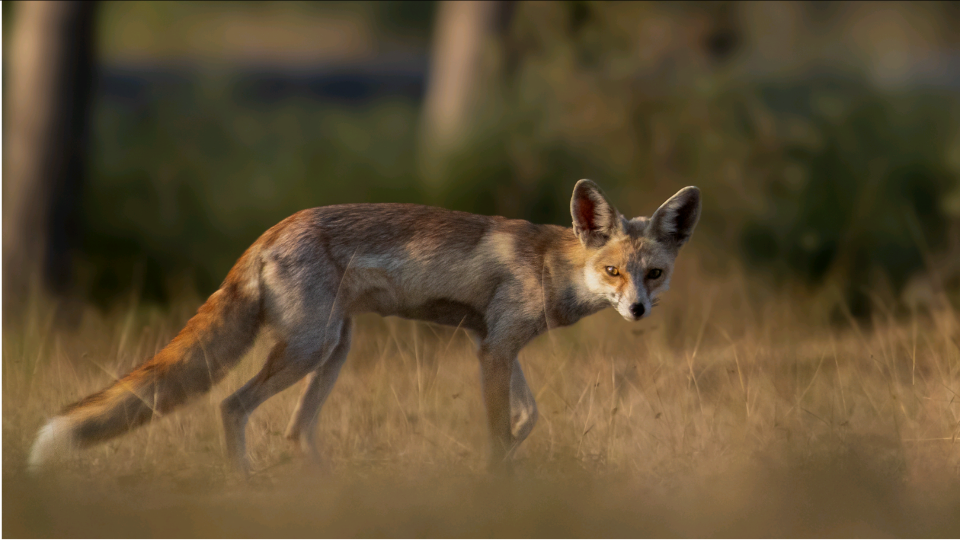
#> input picture content-archive/video/desert_fox/img/f1.png, 1920 x 1080 px, given in place of 35021122-image.jpg, which was not available (shown at 1/2 size)
$ python runfalcon.py
#> lines starting #> are read from the running program, lines starting #| are printed output that depends on the picture; after the words box and inside, x2 and y2 are one past the last pixel; in counts of white or black regions, pixels touching at a corner belong together; pictures that were not available may be replaced by others from this repository, and a replacement may not be noted
### content-archive/code/carousels/ref2.py
import numpy as np, cv2, sys
from PIL import Image, ImageDraw, ImageFont, ImageFilter
U="/root/.claude/uploads/530e917f-6900-5386-87f2-01588fc50eb7/"
FL=["64a42d44","b1208e85","26726f42","dc158818","f02d75ca","4dec5138","35021122"]
FD="fonts/"; OUT="falcon/"
W,H=1080,1440
CREAM=(244,238,226); GOLD=(226,184,104); GREY=(190,186,176); BG=(10,12,10)
anton=lambda s:ImageFont.truetype(FD+"Anton-Regular.ttf",int(s))
bc=lambda s:ImageFont.truetype(FD+"BarlowCondensed-Medium.ttf",int(s))
bcs=lambda s:ImageFont.truetype(FD+"BarlowCondensed-SemiBold.ttf",int(s))
bar=lambda s:ImageFont.truetype(FD+"Barlow-Regular.ttf",int(s))
barm=lambda s:ImageFont.truetype(FD+"Barlow-Medium.ttf",int(s))
def corm(s):
    f=ImageFont.truetype(FD+"CormorantGaramond-Italic[wght].ttf",int(s))
    try: f.set_variation_by_axes([500])
    except Exception: pass
    return f

def load_subject(i,xr=None,crop=None):
#> called with i = 6, crop = (0.16, 0, 0.84, 0.6)
    src=Image.open(U+FL[i]+"-image.jpg").convert("RGB")
#> src is the input picture: PIL image 1920x1080 RGB; mean R, G, B 94.3, 77.8, 50.2
    a=np.array(Image.open(f"cutf/{i}.png").split()[-1])
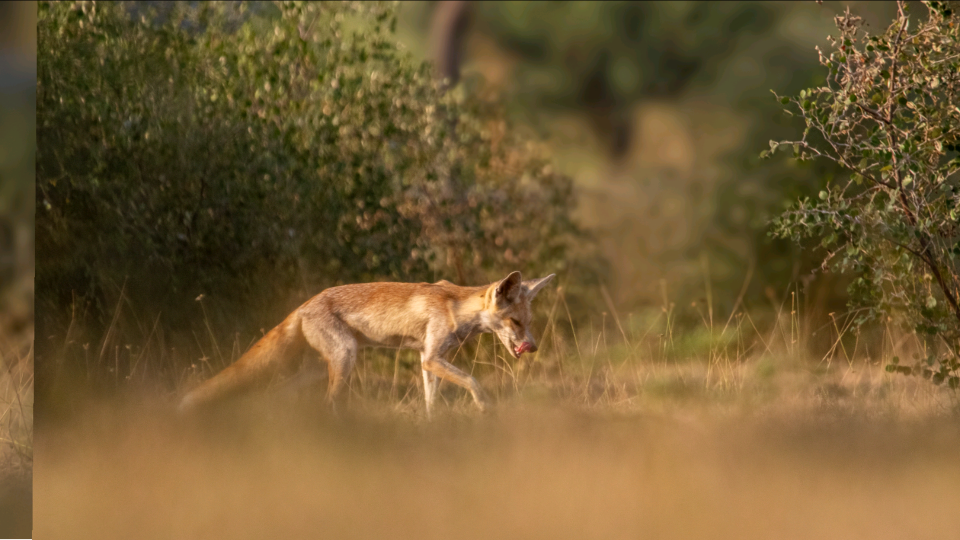
#> input picture content-archive/video/desert_fox/img/f2.png, 1920 x 1080 px, given in place of 6.png, which was not available (shown at 1/2 size)
    if crop:
        fx0,fy0,fx1,fy1=crop; X0,Y0,X1,Y1=int(fx0*src.width),int(fy0*src.height),int(fx1*src.width),int(fy1*src.height)
#> after `X0, Y0, X1, Y1 = (int(fx0 * src.width), int(fy0 * src.height), int(fx1`: X0 = 307; Y0 = 0; X1 = 1612; Y1 = 648
        src=src.crop((X0,Y0,X1,Y1)); a=a[Y0:Y1,X0:X1]
#> after `a = a[Y0:Y1, X0:X1]`:
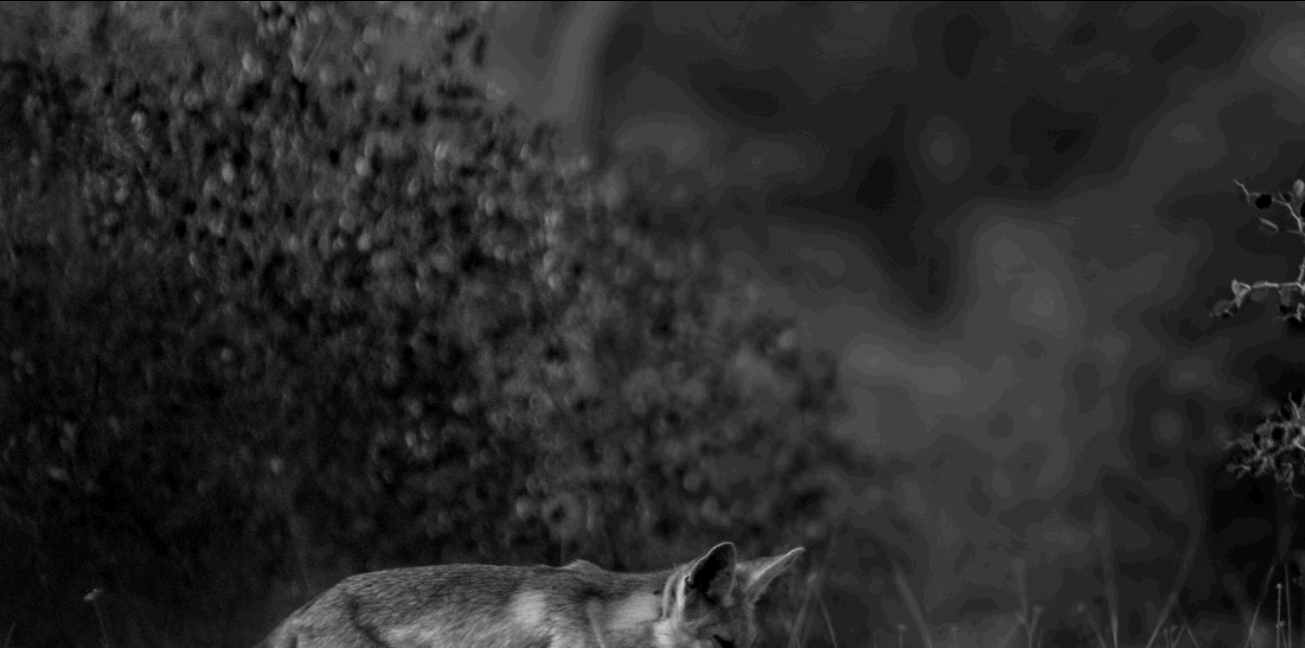
#> a: shape (648, 1305); min 0, max 203, mean 42.3
    b=(a>127).astype(np.uint8)
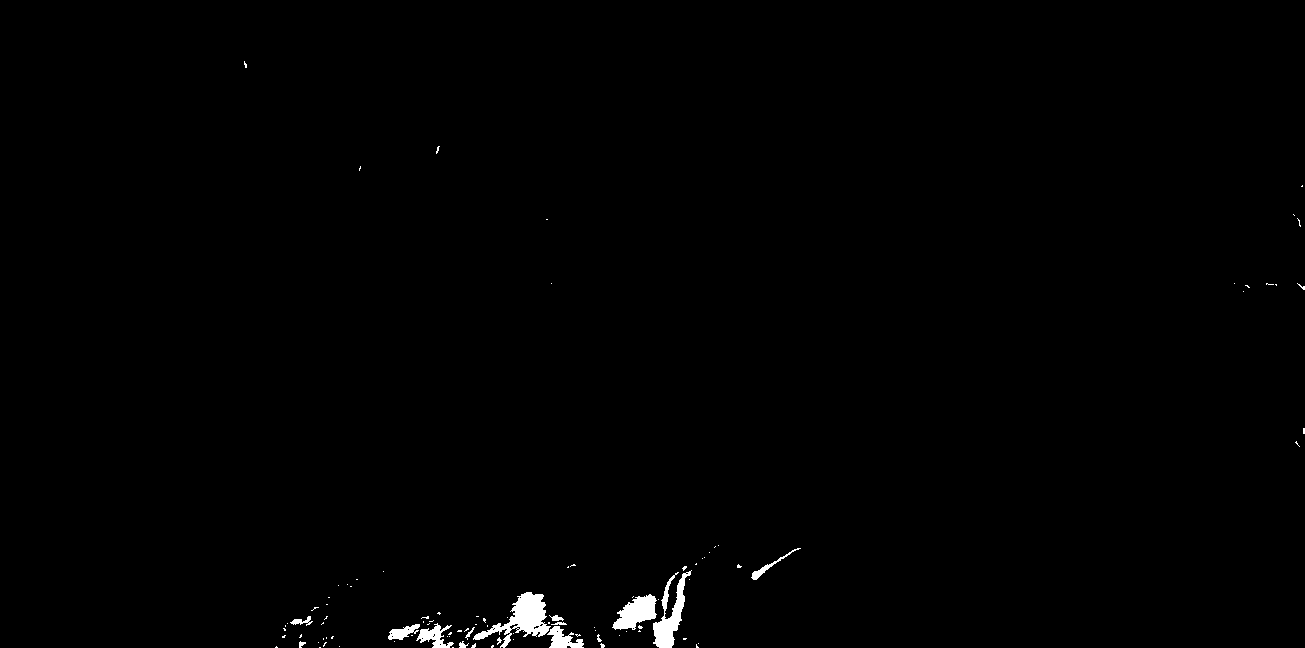
#> b: shape (648, 1305); values 0 (black) and 1 (white), 0.67% white; 101 white regions (86 under 20 px), largest, box (x1, y1, x2, y2) and area: (473, 592, 551, 648) 1559, (653, 570, 692, 648) 1138, (612, 594, 657, 630) 935
    if xr:
        b[:, :int(xr[0]*b.shape[1])]=0; b[:, int(xr[1]*b.shape[1]):]=0
    # keep only components above 1% of the largest
    n,lab,st,_=cv2.connectedComponentsWithStats(b,8)
#> lab: shape (648, 1305) int32; 102 distinct labels, from 0 to 101
#> n = 102; st = 102 rows, first 6: [0, 0, 1305, 648, 839943], [244, 61, 3, 7, 13], [436, 146, 4, 8, 15], [359, 166, 2, 5, 6], [1301, 185, 2, 2, 3], [1293, 214, 2, 2, 2]
    if n>1:
        big=st[1:,4].max(); keep=[k+1 for k in range(n-1) if st[k+1,4]>=0.01*big]
#> after `big = st[1:, 4].max()`: big = 1559
#> after `keep = [k + 1 for k in range(n - 1) if st[k + 1, 4] >= 0.01 * big]`: keep = [11, 19, 29, 35, 36, 43, 44, 55, 57, 59, 63, 64, 78, 84, 88, 90, 94]
        b=np.isin(lab,keep).astype(np.uint8)
    ys,xs=np.where(b>0); bw,bh=xs.max()-xs.min(),ys.max()-ys.min()
#> after `ys, xs = np.where(b > 0)`: ys = 5318 values from 283 to 647; xs = 5318 values, max 1304 at index 8, min 290 at index 2547, mean 570.8
#> after `bw, bh = (xs.max() - xs.min(), ys.max() - ys.min())`: bw = 1014; bh = 364
    k=max(3,int(0.035*max(bw,bh))|1)
#> k = 35
    b=cv2.morphologyEx(b,cv2.MORPH_CLOSE,cv2.getStructuringElement(cv2.MORPH_ELLIPSE,(k,k)))
#> b: shape (648, 1305); values 0 (black) and 1 (white), 1.1% white; 4 white regions, box (x1, y1, x2, y2) and area: (388, 570, 692, 648) 8786, (290, 616, 313, 648) 324, (751, 548, 801, 580) 208, (1297, 283, 1305, 290) 27
    # fill holes
    ff=b.copy(); h_,w_=ff.shape; m=np.zeros((h_+2,w_+2),np.uint8); cv2.floodFill(ff,m,(0,0),2)
#> after `h_, w_ = ff.shape`: h_ = 648; w_ = 1305
#> after `cv2.floodFill(ff, m, (0, 0), 2)`:
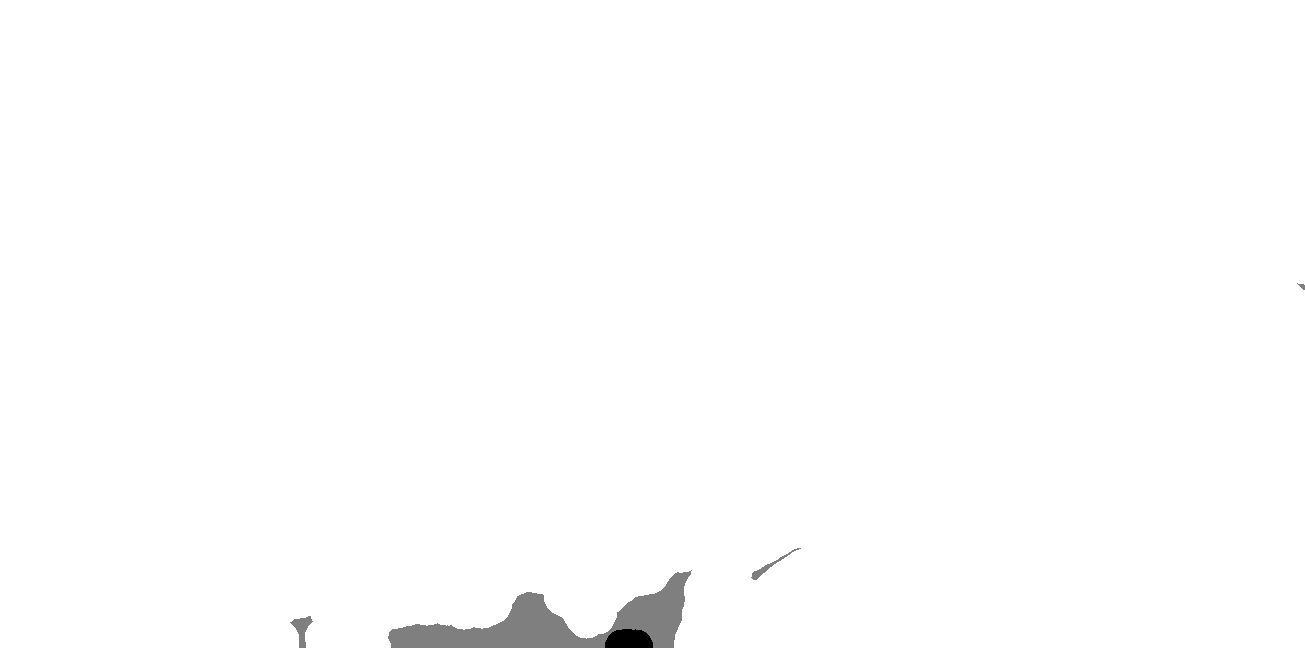
#> ff: shape (648, 1305); min 0, max 2, mean 1.99; drawn with min black and max white
    b=np.where(ff==2,0,1).astype(np.uint8)
    alpha=cv2.GaussianBlur(b.astype(np.float32)*255,(0,0),1.6)
    tch=dict(t=b[0,:].mean()>0.01,b=b[-1,:].mean()>0.01,l=b[:,0].mean()>0.01,r=b[:,-1].mean()>0.01)
#> tch = {'t': False, 'b': True, 'l': False, 'r': False}
    return src,alpha,(xs.min(),ys.min(),xs.max(),ys.max()),tch

def gold_tex(seed=1):
    rng=np.random.default_rng(seed)
    yy=np.linspace(0,1,H)[:,None]; xx=np.linspace(0,1,W)[None,:]
    top=np.array([252,232,170],np.float32); bot=np.array([206,160,84],np.float32)
    base=top[None,None,:]*(1-yy[:,:,None])+bot[None,None,:]*yy[:,:,None]
    base=base*(0.96+0.08*xx[:,:,None])
    def nz(s):
        n=rng.normal(0,1,(H,W)).astype(np.float32); return cv2.GaussianBlur(n,(0,0),s)
    n1=nz(40); n1/=np.abs(n1).max()
    n2=nz(10); n2/=np.abs(n2).max()
    ridge=np.abs(nz(5)-nz(12)); ridge/=ridge.max()
    fine=rng.normal(0,1,(H,W)).astype(np.float32)
    tex=base*(1+0.12*n1[:,:,None]+0.07*n2[:,:,None])+(ridge[:,:,None]**2)*34-8+fine[:,:,None]*5
    return np.clip(tex,0,255)
TEX=gold_tex()

def wrap_text(d,t,font,maxw):
    out=[];cur=""
    for w in t.split():
        c=(cur+" "+w).strip()
        if d.textlength(c,font=font)<=maxw: cur=c
        else: out.append(cur);cur=w
    out.append(cur);return out

def title_block(lines,cap):
    probe=ImageDraw.Draw(Image.new("L",(10,10)))
    f100=anton(100); wmax=max(probe.textlength(l,font=f100) for l in lines)
    size=min(920/wmax*100,cap)
    f=anton(size); asc,desc=f.getmetrics()
    capH=f.getbbox("H")[3]-f.getbbox("H")[1]
    lh=capH*1.12
    return f,size,capH,lh,len(lines)*lh-(lh-capH)

def build(idx,lead,lines,sub,facts,counter,fname,cap=None,subject_xshift=0,bird_bottom=1130,force_title_top=None,sub_side=None,bg_fill=None,xr=None,bh_t=520,footer_text=None,crop=None,s_force=None,post=None,subject_xshift_=0,ov=0.5,sub_xy=None):
    src,alpha,(bx0,by0,bx1,by1),tch=load_subject(idx,xr,crop)
#> bx0 = 290; by0 = 283; bx1 = 1304; by1 = 647; tch = {'t': False, 'b': True, 'l': False, 'r': False}
    Ws,Hs=src.size; bw,bh=bx1-bx0,by1-by0; bcx=(bx0+bx1)/2
#> after `Ws, Hs = src.size`: Ws = 1305; Hs = 648
#> after `bw, bh = (bx1 - bx0, by1 - by0)`: bw = 1014; bh = 364
#> after `bcx = (bx0 + bx1) / 2`: bcx = 797
    cap=cap or (380 if len(lines)==1 else 300 if len(lines)==2 else 250)
    f,size,capH,lh,tblock=title_block(lines,cap)
    s=min(980/bw,bh_t/bh,2.3)
#> s = 0.966
    if s_force: s=s_force
    bhs=bh*s
#> bhs = 316.7
    if bhs>=400:
        btop=bird_bottom-bhs
        ttop=btop+ov*capH-tblock
        if ttop<200: ttop=200; btop=max(btop,ttop+tblock-ov*capH)
    else:
        ttop=force_title_top or 300
        btop=min(ttop+tblock-ov*capH,bird_bottom-bhs)
#> btop = 572.2
    # place source
    ox=540+subject_xshift-s*bcx; oy=btop-s*by0
#> after `ox = 540 + subject_xshift - s * bcx`: ox = -153.4
#> after `oy = btop - s * by0`: oy = 326
    ox=min(0,max(1080-s*Ws,ox)) if s*Ws>=1080 else (1080-s*Ws)/2
#> ox = -55.35
    sw,sh=int(Ws*s),int(Hs*s)
#> sw = 1135; sh = 563
    ph=src.resize((sw,sh),Image.LANCZOS); al=Image.fromarray(alpha.astype(np.uint8)).resize((sw,sh),Image.LANCZOS)
    ix,iy=int(ox),int(oy)
#> ix = -55; iy = 325
    pl,pt,pr,pb=max(0,ix),max(0,iy),max(0,W-ix-sw),max(0,H-iy-sh)
#> pl = 0; pt = 325; pr = 0; pb = 552
    pa=np.array(ph)
    if pl or pt or pr or pb:
        padded=cv2.copyMakeBorder(pa,min(pt,sh-1),min(pb,sh-1),min(pl,sw-1),min(pr,sw-1),cv2.BORDER_REPLICATE)
        if padded.shape[0]<sh+pt+pb or padded.shape[1]<sw+pl+pr:
            padded=cv2.copyMakeBorder(padded,0,max(0,sh+pt+pb-padded.shape[0]),0,max(0,sw+pl+pr-padded.shape[1]),cv2.BORDER_REPLICATE)
        blurred=cv2.GaussianBlur(padded,(0,0),30)
        mk=np.zeros(padded.shape[:2],np.float32); mk[pt:pt+sh,pl:pl+sw]=1
        mk=cv2.GaussianBlur(mk,(0,0),55)[:,:,None]
        fill=blurred.copy().astype(np.float32)
        padded=padded.copy()
        if tch['b']: padded[pt+sh:,:]=BG
        if tch['t']: padded[:pt,:]=BG
        if tch['l']: padded[:,:pl]=BG
        if tch['r']: padded[:,pl+sw:]=BG
        if tch['b']: fill[pt+sh:,:]=BG
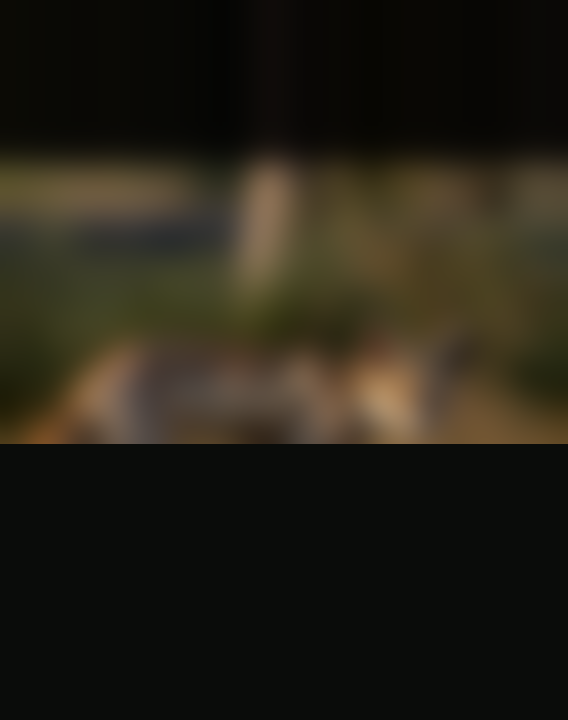
#> fill: shape (1440, 1135, 3) float32 (shown at 1/2 size); mean R, G, B 35.9, 32.9, 21.8
        if tch['t']: fill[:pt,:]=BG
        if tch['l']: fill[:,:pl]=BG
        if tch['r']: fill[:,pl+sw:]=BG
        pad_all=(padded*mk+fill*(1-mk)).astype(np.uint8)
    else: pad_all=pa
    ox0=ix-pl; oy0=iy-pt
#> after `ox0 = ix - pl`: ox0 = -55
#> after `oy0 = iy - pt`: oy0 = 0
    cx0=-ox0; cy0=-oy0
#> after `cx0 = -ox0`: cx0 = 55
#> after `cy0 = -oy0`: cy0 = 0
    canvas=Image.fromarray(pad_all[cy0:cy0+H,cx0:cx0+W])
    arr=np.array(canvas).astype(np.float32)
    arr*=0.80
    # vignette + bottom gradient
    yy,xx=np.mgrid[0:H,0:W]; d=np.sqrt(((xx-W/2)/(W/2))**2+((yy-H/2)/(H/2))**2)
    arr*= (1-0.30*np.clip(d-0.5,0,1)**1.4)[:,:,None]
    g=np.clip((yy-1020)/420,0,1)*0.82; arr=arr*(1-g[:,:,None])+np.array(BG,np.float32)*g[:,:,None]
    gt=np.clip((240-yy)/240,0,1)*0.55; arr=arr*(1-gt[:,:,None])+np.array(BG,np.float32)*gt[:,:,None]
    # title (gold) behind subject
    tm=Image.new("L",(W,H),0); td=ImageDraw.Draw(tm)
#> after `tm = Image.new('L', (W, H), 0)`: tm: PIL image 1080x1440 L; every value is 0
    ys=ttop
    for ln in lines:
        td.text((64,ys),ln,font=f,fill=255,anchor="la")
        # Anton top bearing: adjust so cap top == ys
        ys+=lh
#> after the loop, ys = 676.3
    # shift: compensate font bearing
    bb=f.getbbox("H"); off=bb[1]
    tm=Image.new("L",(W,H),0); td=ImageDraw.Draw(tm); ys=ttop-off
    for ln in lines: td.text((64,ys),ln,font=f,fill=255,anchor="la"); ys+=lh
#> after the loop, ys = 630.3
    tmn=np.array(tm).astype(np.float32)/255
    sh_=cv2.GaussianBlur(tmn,(0,0),14)*0.55
    arr=arr*(1-sh_[:,:,None])
    arr=arr*(1-tmn[:,:,None])+TEX*tmn[:,:,None]
    canvas=Image.fromarray(np.clip(arr,0,255).astype(np.uint8))
    # subject on top
    sub_rgb=ph; full_al=Image.new("L",(W,H),0); full_al.paste(al,(int(ox),int(oy)))
#> after `full_al.paste(al, (int(ox), int(oy)))`:
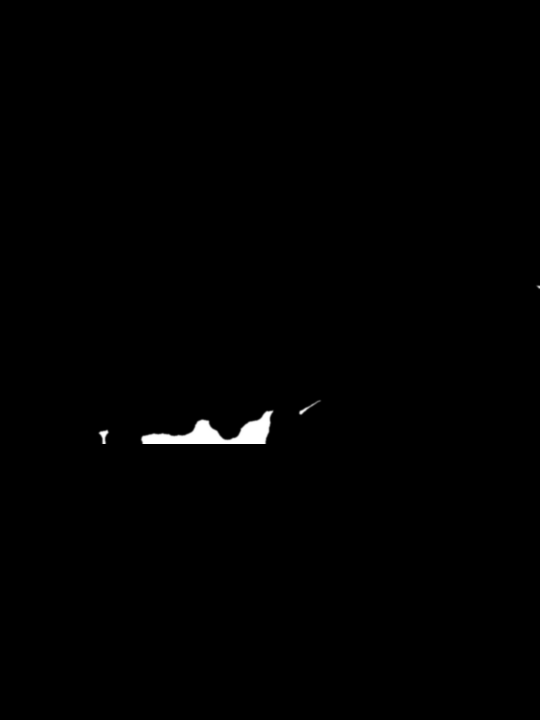
#> full_al: PIL image 1080x1440 L (shown at 1/2 size); min 0, max 255, mean 1.3
    sub_layer=Image.new("RGB",(W,H),(0,0,0)); sub_layer.paste(sub_rgb,(int(ox),int(oy)))
#> after `sub_layer = Image.new('RGB', (W, H), (0, 0, 0))`: sub_layer: PIL image 1080x1440 RGB; every value is 0
    canvas=Image.composite(sub_layer,canvas,full_al)
    amask=np.array(full_al).astype(np.float32)/255
    d=ImageDraw.Draw(canvas)
    # lead italic
    d.text((66,ttop-106),lead,font=corm(78),fill=(236,230,214),anchor="la")
    # header
    d.text((64,52),"THE NATURAL ANGLE",font=bcs(26),fill=(220,214,200))
    cnt=counter; tw=d.textlength(cnt,font=bcs(26))+44
#> after `tw = d.textlength(cnt, font=bcs(26)) + 44`: tw = 85.86
    d.rounded_rectangle([W-64-tw,38,W-64,86],radius=24,fill=(20,20,18))
    d.text((W-64-tw+22,48),cnt,font=bcs(26),fill=CREAM)
    # subtitle
    tb=ttop+tblock
    sublines=sub.split("|")
    probe2=ImageDraw.Draw(Image.new('L',(10,10)))
    sf=bc(64)
    if max(probe2.textlength(l,font=sf) for l in sublines)>470: sf=bc(50)
    lead_w=probe2.textlength(lead,font=corm(78))+66
    sw_=max(d.textlength(l,font=sf) for l in sublines); sh2=len(sublines)*(62 if sf.size>=60 else 50)
#> after `sw_ = max((d.textlength(l, font=sf) for l in sublines))`: sw_ = 375.2
    cands=[(64,tb+30),(W-64-sw_,tb+30)]
#> cands = [(64, 686.2), (640.8, 686.2)]
    if W-64-sw_>lead_w+24: cands.append((W-64-sw_,ttop-sh2-6))
    best=None
    for (cx_,cy_) in cands:
        x0_,y0_,x1_,y1_=int(cx_),int(cy_),int(cx_+sw_),int(cy_+sh2)
        reg=amask[max(0,y0_):min(H,y1_),max(0,x0_):min(W,x1_)]
        ov=reg.mean() if reg.size else 1
        if best is None or ov<best[0]: best=(ov,cx_,cy_)
#> this loop made 2 passes
#> (cx_, cy_, x0_, y0_, x1_, y1_, ov, best) on pass 1: (64, 686.2, 64, 686, 439, 748, 0, (0, 64, 686.2))
#> (cx_, cy_, x0_, y0_, x1_, y1_, ov) on pass 2: (640.8, 686.2, 640, 686, 1016, 748, 0)
    ov,sx,sy=best
#> sx = 64; sy = 686.2
    if sub_side=="left": sx,sy=64,tb+30
    if sub_side=="right": sx,sy=W-64-sw_,tb+30
    step=(62 if sf.size>=60 else 50)
    for k,l in enumerate(sublines):
        if sub_xy:
            mode,xx,yy=sub_xy
            px=xx if mode=='L' else xx-d.textlength(l,font=sf)
            d.text((px,yy+k*step),l,font=sf,fill=(205,200,190))
        else:
            d.text((sx if sx==64 else W-64-d.textlength(l,font=sf),sy+k*step),l,font=sf,fill=(205,200,190))
    if footer_text: d.text((64,1262),footer_text,font=corm(52),fill=GOLD)
    # facts
    n=max(1,len(facts)); gap=36; colw=(W-128-gap*(n-1))/n
    fy=1196
    for k,(lab,txt) in enumerate(facts if facts else []):
        x=64+k*(colw+gap)
        d.line([(x,fy),(x,fy+128)],fill=(150,146,134),width=2)
        d.text((x+22,fy-2),lab,font=bcs(22),fill=GOLD)
        ls=wrap_text(d,txt,bar(26),colw-30)
        for j,l in enumerate(ls[:4]): d.text((x+22,fy+30+j*32),l,font=bar(26),fill=CREAM)
#> this loop made 2 passes
#> ls on pass 1: ['One breeding pair, watched for', 'a full season in 2019.']
    if post: post(d,canvas,amask)
    # grain
    arr=np.array(canvas).astype(np.float32)+np.random.default_rng(7).normal(0,5.5,(H,W,1))
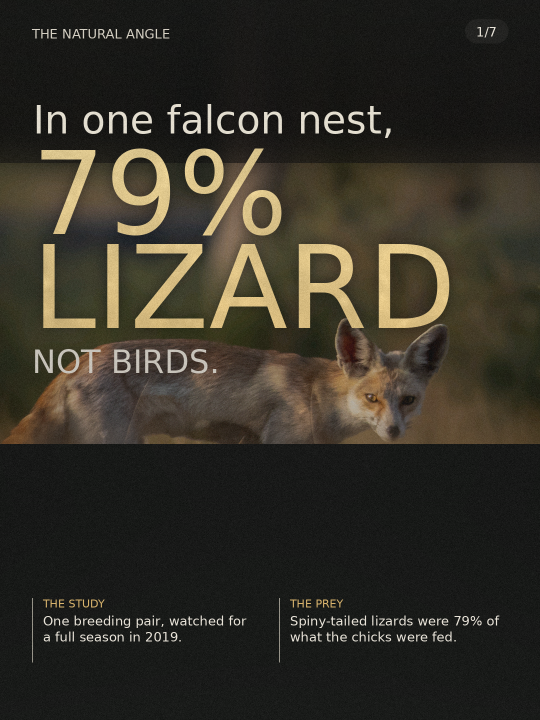
#> arr: shape (1440, 1080, 3) float64 (shown at 1/2 size); mean R, G, B 39.4, 35.3, 24.9; drawn with min black and max white
    Image.fromarray(np.clip(arr,0,255).astype(np.uint8)).save(OUT+fname,quality=95)
    return ov

# [6 lines that do not run on import are left out]

### content-archive/code/carousels/runfalcon.py

from ref2 import *
S=[
 (6,"In one falcon nest,",["79%","LIZARD"],"NOT BIRDS.",[("THE STUDY","One breeding pair, watched for a full season in 2019."),("THE PREY","Spiny-tailed lizards were 79% of what the chicks were fed.")],"1/7","slide1.jpg",dict(crop=(0.16,0.0,0.84,0.60),cap=230,s_force=0.87,bird_bottom=1100)),
 (0,"Falcons hunt birds.",["BIRDS","ONLY?"],"NOT QUITE.",[("THE USUAL STORY","Fast aerial chases after doves and small birds."),("ALSO ON THE MENU","Bats, small mammals, lizards and large insects.")],"2/7","slide2.jpg",dict(bh_t=470)),
 (2,"In that same nest,",["16"],"KINDS OF PREY|FED TO FOUR CHICKS",[("INCLUDING","4 reptile species"),("AND","5 mammal species"),("AND","3 bird species")],"3/7","slide3.jpg",dict(bh_t=560)),
 (5,"It hunts",["LOW","AND FAST"],"FROM A PERCH.|OR AT GROUND LEVEL.",[("HOW","From an exposed perch, or in fast, low flight over open ground."),("WHEN IT STOOPS","When the target is a bird.")],"4/7","slide4.jpg",dict(bh_t=330)),
 (4,"Once recorded at",["4,360 M"],"IN LADAKH.",[("USUAL RANGE","Mostly below 1,000 m. Up to 1,980 m in Nepal."),("USUAL HOME","Dry, open country, farmland, villages and cities.")],"5/7","slide5.jpg",dict(bh_t=380)),
 (3,"It does not build one.",["BORROWED","NEST"],"OLD NESTS OF|CROWS AND VULTURES.",[("THE NEST","Takes over old stick nests and adds no material."),("THE SEASON","Eggs are laid from January to April.")],"6/7","slide6.jpg",dict(crop=(0.0,0.02,1.0,0.80),bh_t=540,bird_bottom=1050)),
 (1,"Once India's most common falcon.",["NEAR","THREATENED"],"LOOK TWICE AT|THE NEXT POLE.",[("STATUS","IUCN Near Threatened, with a falling population."),("A TRAPPER'S TOOL","Captured to be used as bait for larger falcons.")],"7/7","slide7.jpg",dict(bh_t=300)),
]
for (idx,lead,lines,sub,facts,cnt,fn,kw) in S:
#> (the run stopped early here; a loop or call above may not have finished)
